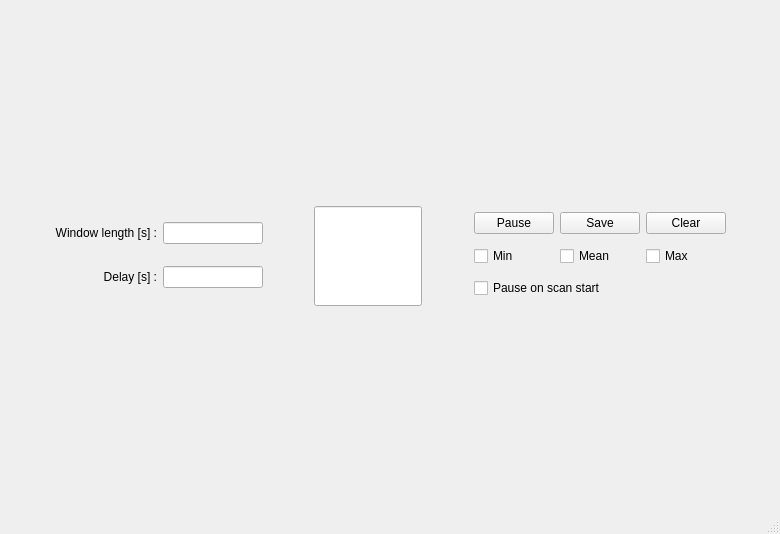
<?xml version="1.0" encoding="UTF-8"?>
<ui version="4.0">
 <class>MainWindow</class>
 <widget class="QMainWindow" name="MainWindow">
  <property name="geometry">
   <rect>
    <x>0</x>
    <y>0</y>
    <width>780</width>
    <height>534</height>
   </rect>
  </property>
  <property name="windowTitle">
   <string>MainWindow</string>
  </property>
  <widget class="QWidget" name="centralwidget">
   <layout class="QVBoxLayout" name="verticalLayout_3">
    <item>
     <layout class="QVBoxLayout" name="graph"/>
    </item>
    <item>
     <layout class="QHBoxLayout" name="horizontalLayout">
      <item>
       <spacer name="horizontalSpacer">
        <property name="orientation">
         <enum>Qt::Horizontal</enum>
        </property>
        <property name="sizeHint" stdset="0">
         <size>
          <width>40</width>
          <height>20</height>
         </size>
        </property>
       </spacer>
      </item>
      <item>
       <layout class="QGridLayout" name="gridLayout_5">
        <item row="1" column="1">
         <widget class="QLineEdit" name="delay_lineEdit">
          <property name="maximumSize">
           <size>
            <width>100</width>
            <height>16777215</height>
           </size>
          </property>
          <property name="font">
           <font>
            <pointsize>9</pointsize>
           </font>
          </property>
          <property name="toolTip">
           <string>Pause delay between each measure</string>
          </property>
         </widget>
        </item>
        <item row="1" column="0">
         <widget class="QLabel" name="label_2">
          <property name="font">
           <font>
            <pointsize>9</pointsize>
           </font>
          </property>
          <property name="text">
           <string>Delay [s] :</string>
          </property>
          <property name="alignment">
           <set>Qt::AlignRight|Qt::AlignTrailing|Qt::AlignVCenter</set>
          </property>
         </widget>
        </item>
        <item row="0" column="0">
         <widget class="QLabel" name="windowLength_label">
          <property name="font">
           <font>
            <pointsize>9</pointsize>
           </font>
          </property>
          <property name="text">
           <string>Window length [s] :</string>
          </property>
          <property name="alignment">
           <set>Qt::AlignRight|Qt::AlignTrailing|Qt::AlignVCenter</set>
          </property>
         </widget>
        </item>
        <item row="0" column="1">
         <widget class="QLineEdit" name="windowLength_lineEdit">
          <property name="maximumSize">
           <size>
            <width>100</width>
            <height>16777215</height>
           </size>
          </property>
          <property name="font">
           <font>
            <pointsize>9</pointsize>
           </font>
          </property>
          <property name="toolTip">
           <string>Size of the current window in seconds</string>
          </property>
         </widget>
        </item>
       </layout>
      </item>
      <item>
       <spacer name="horizontalSpacer_3">
        <property name="orientation">
         <enum>Qt::Horizontal</enum>
        </property>
        <property name="sizeHint" stdset="0">
         <size>
          <width>20</width>
          <height>20</height>
         </size>
        </property>
       </spacer>
      </item>
      <item>
       <widget class="QLineEdit" name="dataDisplay">
        <property name="sizePolicy">
         <sizepolicy hsizetype="Expanding" vsizetype="Expanding">
          <horstretch>0</horstretch>
          <verstretch>0</verstretch>
         </sizepolicy>
        </property>
        <property name="minimumSize">
         <size>
          <width>70</width>
          <height>20</height>
         </size>
        </property>
        <property name="maximumSize">
         <size>
          <width>200</width>
          <height>100</height>
         </size>
        </property>
        <property name="cursor">
         <cursorShape>ArrowCursor</cursorShape>
        </property>
        <property name="mouseTracking">
         <bool>false</bool>
        </property>
        <property name="focusPolicy">
         <enum>Qt::NoFocus</enum>
        </property>
        <property name="acceptDrops">
         <bool>false</bool>
        </property>
        <property name="alignment">
         <set>Qt::AlignCenter</set>
        </property>
        <property name="readOnly">
         <bool>true</bool>
        </property>
       </widget>
      </item>
      <item>
       <spacer name="horizontalSpacer_4">
        <property name="orientation">
         <enum>Qt::Horizontal</enum>
        </property>
        <property name="sizeHint" stdset="0">
         <size>
          <width>20</width>
          <height>20</height>
         </size>
        </property>
       </spacer>
      </item>
      <item>
       <layout class="QGridLayout" name="gridLayout">
        <item row="1" column="0">
         <widget class="QCheckBox" name="min_checkBox">
          <property name="text">
           <string>Min</string>
          </property>
         </widget>
        </item>
        <item row="0" column="2">
         <widget class="QPushButton" name="clearButton">
          <property name="text">
           <string>Clear</string>
          </property>
         </widget>
        </item>
        <item row="0" column="0">
         <widget class="QPushButton" name="pauseButton">
          <property name="font">
           <font>
            <pointsize>9</pointsize>
           </font>
          </property>
          <property name="toolTip">
           <string>Pause (or resume) monitoring</string>
          </property>
          <property name="text">
           <string>Pause</string>
          </property>
         </widget>
        </item>
        <item row="1" column="1">
         <widget class="QCheckBox" name="mean_checkBox">
          <property name="text">
           <string>Mean</string>
          </property>
         </widget>
        </item>
        <item row="1" column="2">
         <widget class="QCheckBox" name="max_checkBox">
          <property name="text">
           <string>Max</string>
          </property>
         </widget>
        </item>
        <item row="0" column="1">
         <widget class="QPushButton" name="saveButton">
          <property name="font">
           <font>
            <pointsize>9</pointsize>
           </font>
          </property>
          <property name="toolTip">
           <string>Save data displayed</string>
          </property>
          <property name="text">
           <string>Save</string>
          </property>
         </widget>
        </item>
        <item row="2" column="0" colspan="3">
         <widget class="QCheckBox" name="pause_on_scan_checkBox">
          <property name="toolTip">
           <string>Pause monitoring on scan start if contains this variable</string>
          </property>
          <property name="text">
           <string>Pause on scan start</string>
          </property>
         </widget>
        </item>
       </layout>
      </item>
      <item>
       <spacer name="horizontalSpacer_2">
        <property name="orientation">
         <enum>Qt::Horizontal</enum>
        </property>
        <property name="sizeHint" stdset="0">
         <size>
          <width>40</width>
          <height>20</height>
         </size>
        </property>
       </spacer>
      </item>
     </layout>
    </item>
   </layout>
  </widget>
  <widget class="QStatusBar" name="statusBar"/>
 </widget>
 <resources/>
 <connections/>
</ui>
